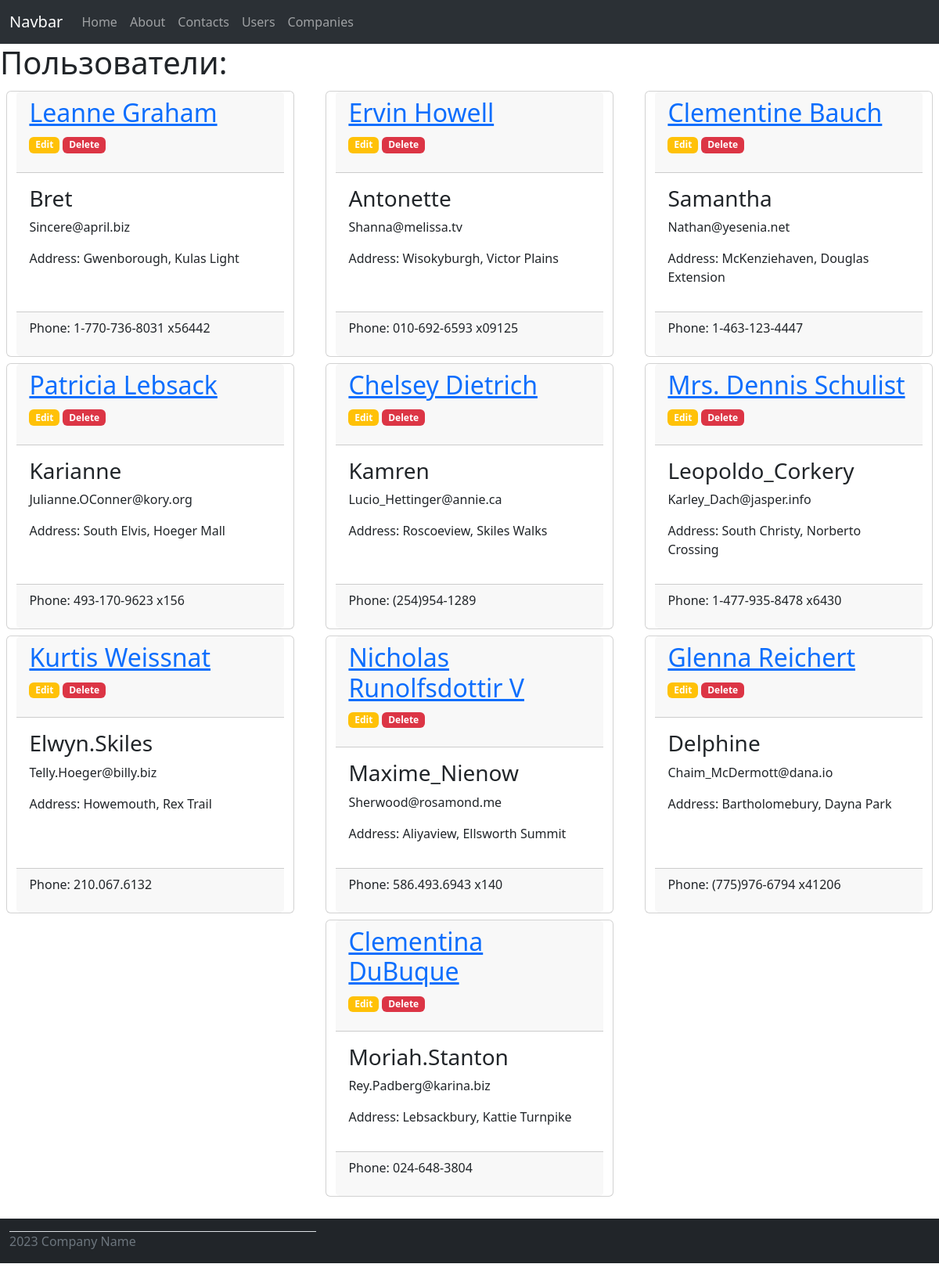
Page /users-list on the earlier database version.
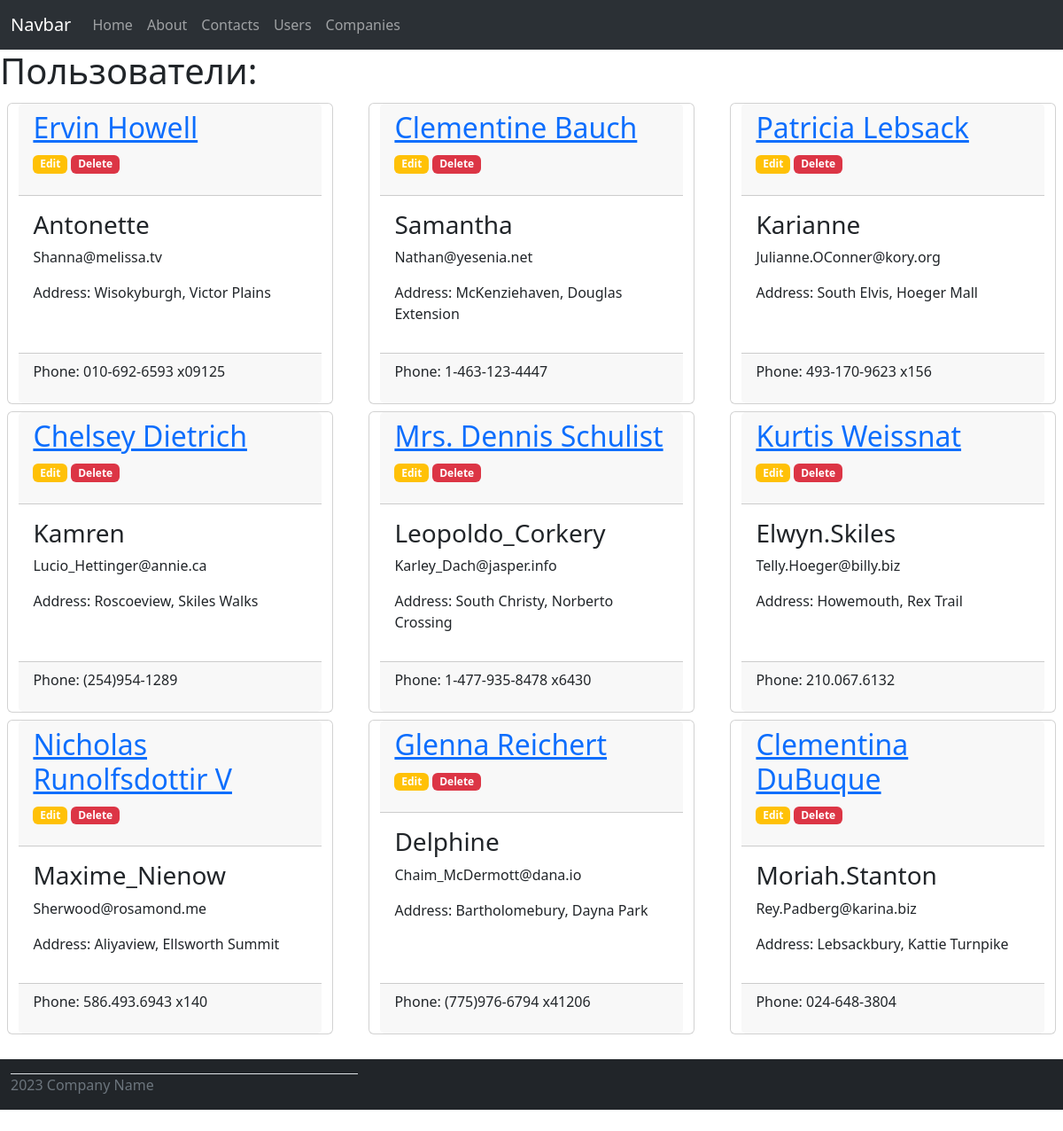
Same page on the later database version.
### models.py (models this page shows)
class User(db.Model):
    id = db.Column(db.Integer, primary_key=True)
    name = db.Column(db.String(80), index=True)
    username = db.Column(db.String(80), index=True, unique=True)
    email = db.Column(db.String(255), index=True, unique=True)
    street = db.Column(db.String(255))
    city = db.Column(db.String(255), index=True)
    phone = db.Column(db.String(255))
    company_id = db.Column(db.Integer, db.ForeignKey('company.id'))

### routes.py (the view)
@app.route('/users-list')
def users_list():
  users = User.query.all()  # выгружаем все компании из БД
  return render_template('users-list.html', title='Пользователи', users=users)

### templates/users-list.html
{% extends 'base.html' %}
{% block content %}
    <h1>Пользователи:</h1>
    <div class="row justify-content-around">
        {% for user in users %}
            <div class="card my-1 mx-1" style="width: 30%">
                <div class="card-header">
                    <a href="users/{{ user.id }}" target="_blank"><h2>{{ user.name }}</h2></a>
                    <p><span class="badge text-bg-warning"><a style="text-decoration: none; color: white;" href="">Edit</a></span>
                        <span class="badge text-bg-danger"><a style="text-decoration: none; color: white;" href="/users/delete/{{ user.id }}">Delete</a></span>
                    </p>
                </div>
                <div class="card-body">
                    <h3>{{ user.username }}</h3>
                    <p>{{ user.email }}</p>
                    <p>Address: {{ user.city }}, {{ user.street }}</p>
                </div>
                <div class="card-footer">
                    <p>Phone: {{ user.phone }}</p>
                </div>
            </div>
        {% endfor %}
    </div>
{% endblock %}

### templates/base.html (shortened to what this page needs)
<!doctype html>
<html lang="en">
<head>
    <link href="https://cdn.jsdelivr.net/npm/bootstrap@5.3.2/dist/css/bootstrap.min.css" rel="stylesheet"
>
    <link rel="stylesheet" href="/static/style.css">
</head>
<body>
<nav class="navbar navbar-expand-lg bg-body-tertiary" data-bs-theme="dark">
    <div class="container-fluid">
        <a class="navbar-brand" href="#">Navbar</a>
        <div class="collapse navbar-collapse" id="navbarNav">
            <ul class="navbar-nav">
                <li class="nav-item"><a class="nav-link" href="{{ url_for('index') }}">Home</a></li>
                <li class="nav-item"><a class="nav-link" href="{{ url_for('about') }}">About</a></li>
                <li class="nav-item"><a class="nav-link" href="{{ url_for('contacts') }}">Contacts</a></li>
                <li class="nav-item"><a href="{{ url_for('users_list') }}" class="nav-link">Users</a></li>
                <li class="nav-item"><a href="{{ url_for('companies_list') }}" class="nav-link">Companies</a></li>
            </ul>
        </div>
    </div>
</nav>
{% block content %}
{% endblock %}
<div class="container-fluid bg-dark">
    <footer class="d-flex justify-content-between py-3 my-4 text-secondary">
        <p class="col-md-4 mb-0 border-top">2023 Company Name</p>
    </footer>
</div>
</body>
</html>

### static/style.css (style rules this page uses)
.row { display: flex; flex-direction: row; flex-wrap: wrap; }

Differences in the rows shown:
removed User: name "Leanne Graham", username "Bret", email "Sincere@april.biz", city "Gwenborough", street "Kulas Light", phone "1-770-736-8031 x56442"
